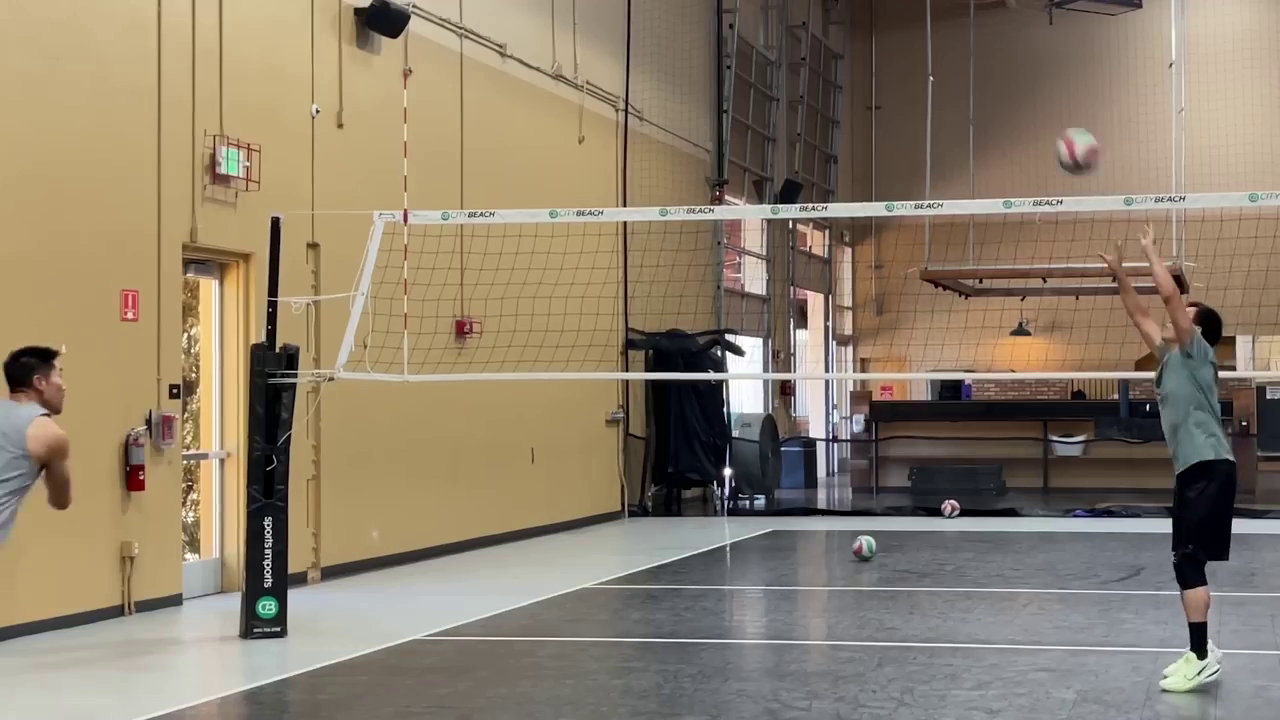
#> input picture frame 7 of actionshot/videos/spike.mp4, 1280 x 720 px
$ python LastNames_lab06_actionshot_ver2.py
#> lines starting #> are read from the running program, lines starting #| are printed output that depends on the picture
import os

import cv2
import numpy as np

os.chdir("D:/UPV FILES/Year_4/SEM_2/CMSC 174 - LAB/CMSC_174_Lab6/actionshot")


def create_action_shot(video_path, output_path, num_frames=10, threshold=30):
    """
    Create an action shot from a video by compositing multiple frames.

    Parameters:
        video_path (str): Path to input video file
        output_path (str): Path to save output image
        num_frames (int): Number of frames to composite (default: 10)
        alpha (float): Blending weight for new frames (0-1, default: 0.5)
        threshold (int): Motion threshold to detect moving objects (default: 30)
    """
#> called with video_path = 'videos/spike.mp4', output_path = 'action_shot.jpg', num_frames = 4, threshold = 30
    # Open the video file
    cap = cv2.VideoCapture(video_path)
    if not cap.isOpened():
        print("Error: Could not open video file")
        return

    # Read the first frame as background
    ret, background = cap.read()
#> background is the input picture: shape (720, 1280, 3); mean B, G, R 109, 128.4, 141.7
    if not ret:
        print("Error: Could not read video frames")
        return

    # Convert background to grayscale for motion detection
    background_gray = cv2.cvtColor(background, cv2.COLOR_BGR2GRAY)
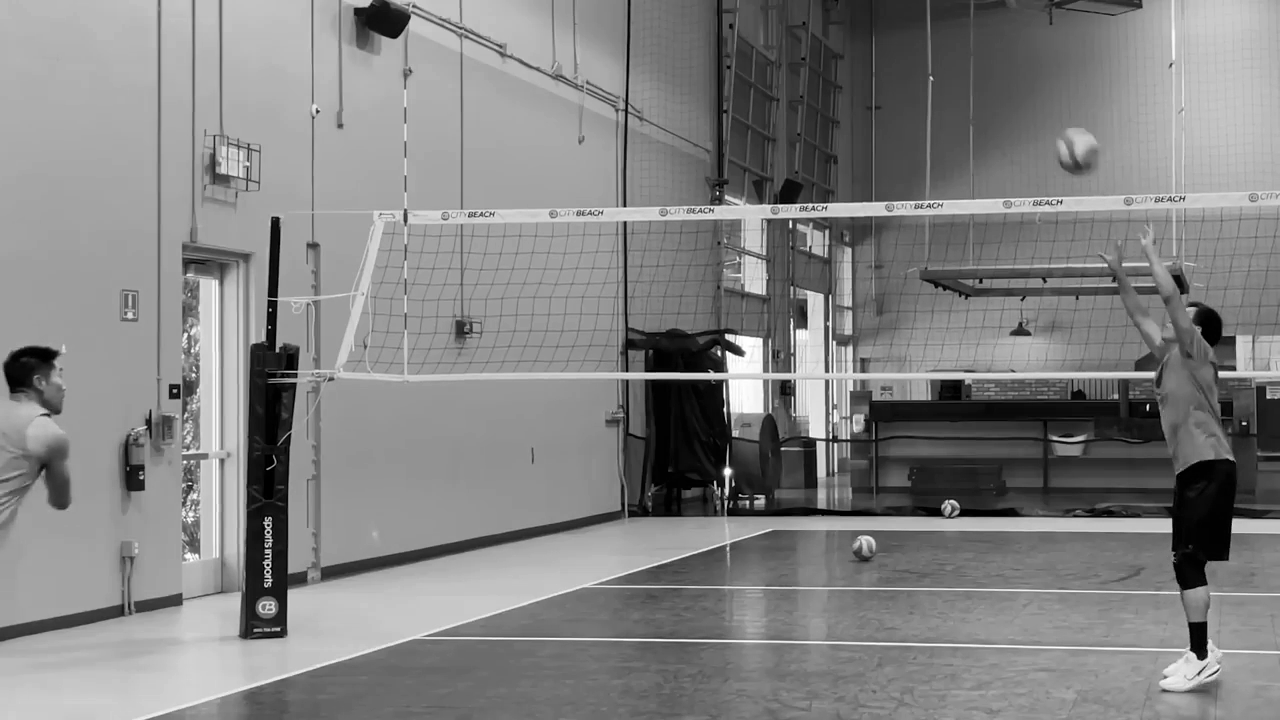
#> background_gray: shape (720, 1280); min 0, max 255, mean 130.1
    # background_gray = cv2.GaussianBlur(background_gray, (21, 21), 0)

    # Initialize the action shot with the first frame
    action_shot = background.copy()

    frame_count = 0
    total_frames = int(cap.get(cv2.CAP_PROP_FRAME_COUNT))
    skip_frames = max(1, total_frames // num_frames)

    while True:
        ret, frame = cap.read()
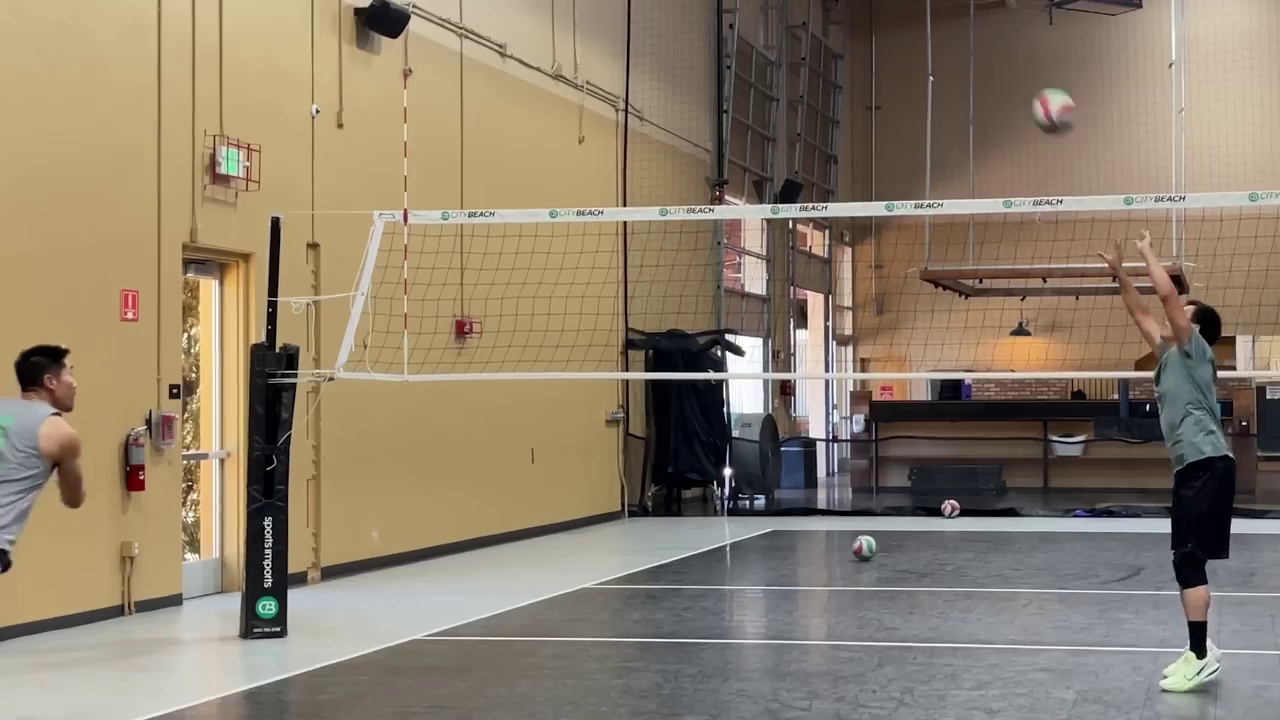
#> input picture frame 8 of actionshot/videos/spike.mp4, 1280 x 720 px
#> frame is the input picture: shape (720, 1280, 3); mean B, G, R 109, 128.3, 141.6
        if not ret:
            break

        frame_count += 1
        if frame_count % skip_frames != 0:
            continue

        # Process current frame
        gray = cv2.cvtColor(frame, cv2.COLOR_BGR2GRAY)

        # Compute difference between current frame and background
        frame_diff = cv2.absdiff(background_gray, gray)
        _, thresh = cv2.threshold(frame_diff, threshold, 255, cv2.THRESH_BINARY)

        # Find contours of moving objects
        contours, _ = cv2.findContours(thresh, cv2.RETR_EXTERNAL, cv2.CHAIN_APPROX_SIMPLE)

        # Create a mask for moving objects
        # mask = np.zeros_like(thresh)

        for contour in contours:
            if cv2.contourArea(contour) > 500:  # Filter small contours
                # cv2.drawContours(mask, [contour], 0, 255, -1)
                # Get bounding box of moving object
                x, y, w, h = cv2.boundingRect(contour)

                # Extract moving object
                moving_object = frame[y:y+h, x:x+w]

                # Overlay the moving object onto the action shot
                action_shot[y:y+h, x:x+w] = moving_object

        if frame_count >= num_frames * skip_frames:
            break

    # Save the final action shot
    cv2.imwrite(output_path, action_shot)
    print(f"Action shot saved to {output_path}")

    # Release resources
    cap.release()


# Example usage
if __name__ == "__main__":
    create_action_shot("videos/spike.mp4", "action_shot.jpg", num_frames=4)

$ run again, starting later in the video
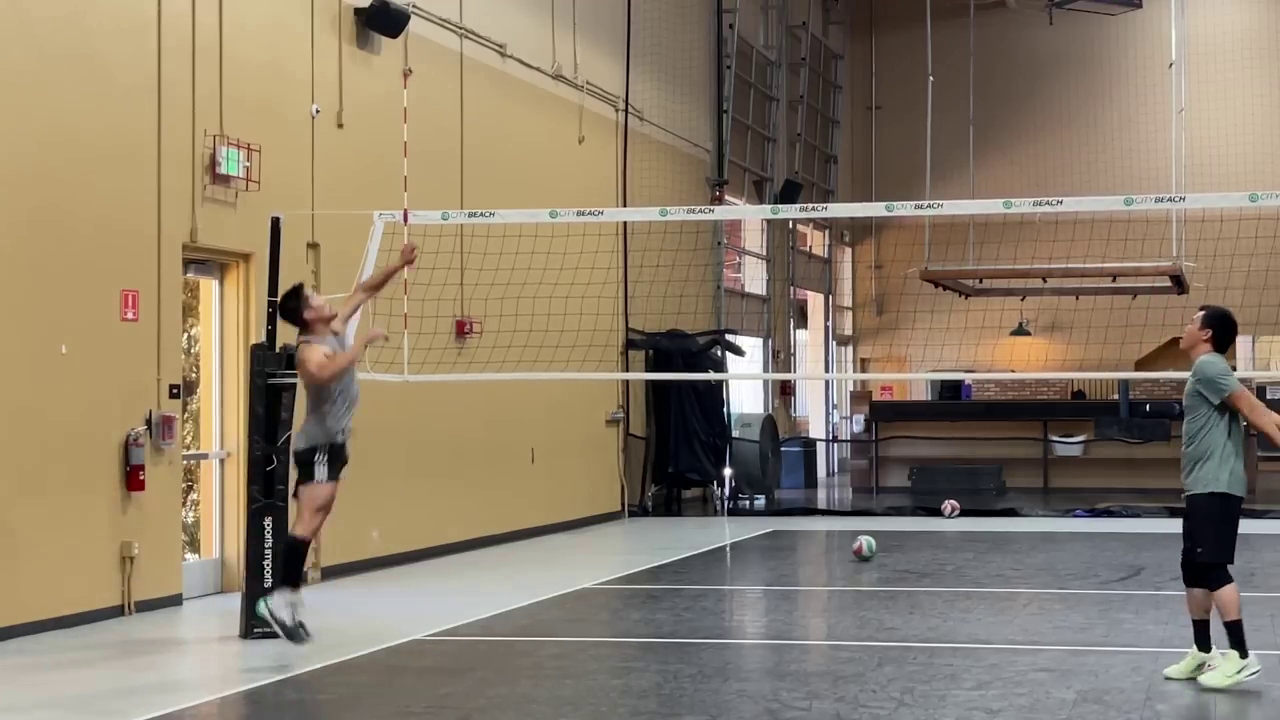
#> input picture frame 32 of actionshot/videos/spike.mp4, 1280 x 720 px
#> in create_action_shot, background is the input picture: shape (720, 1280, 3); mean B, G, R 107.7, 127.2, 140.9
#> in create_action_shot, `background_gray = cv2.cvtColor(background, cv2.COLOR_BGR2GRAY)`:
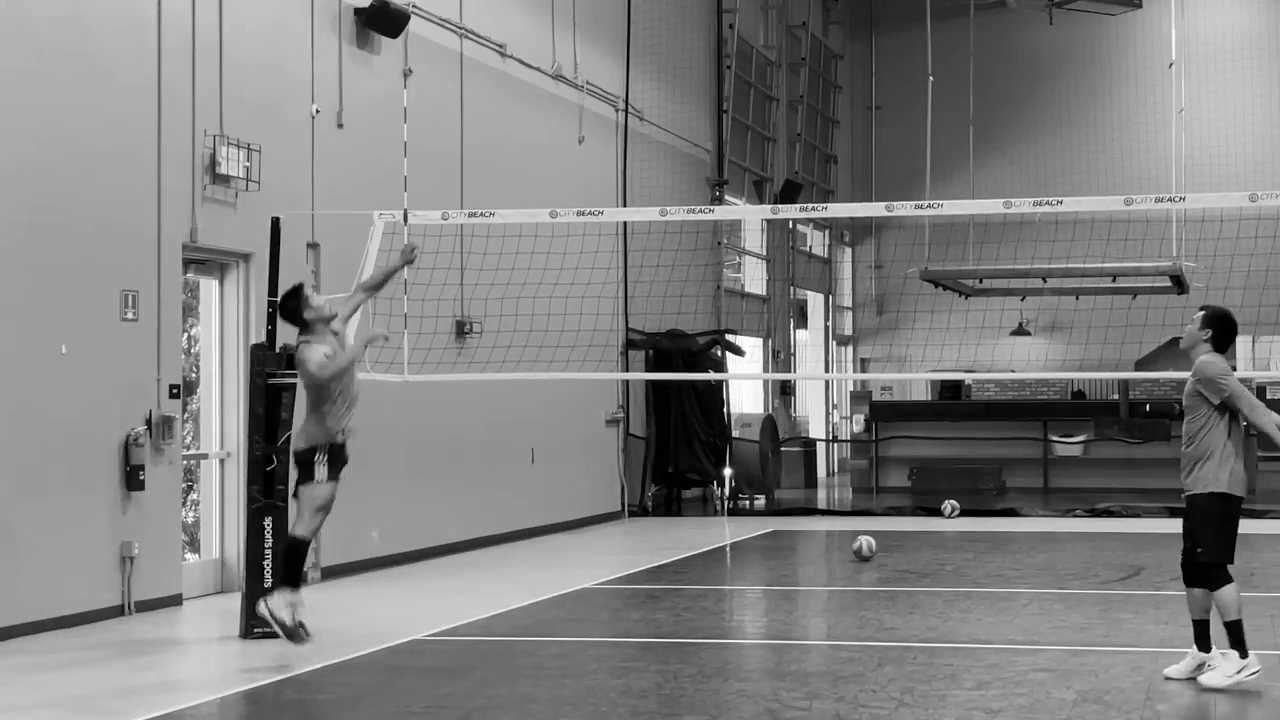
#> background_gray: shape (720, 1280); min 0, max 255, mean 129
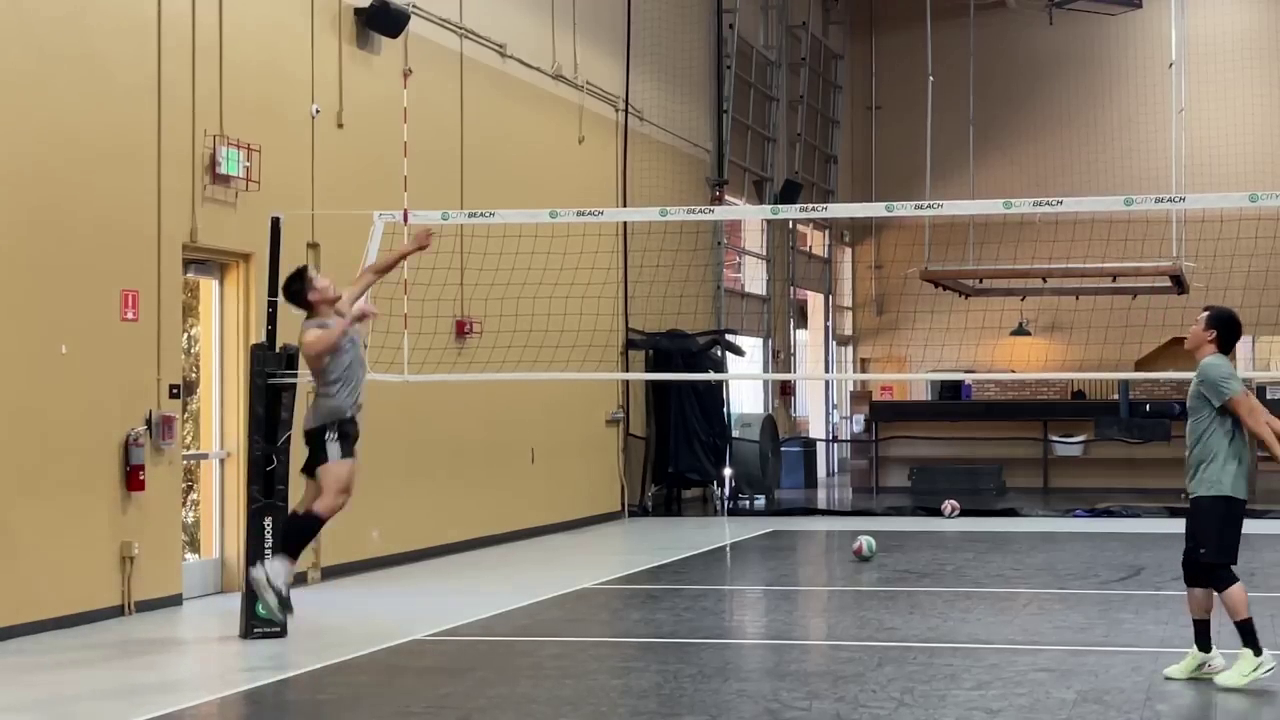
#> input picture frame 33 of actionshot/videos/spike.mp4, 1280 x 720 px
#> in create_action_shot, frame is the input picture: shape (720, 1280, 3); mean B, G, R 107.7, 127.1, 140.8

$ run again, starting later in the video
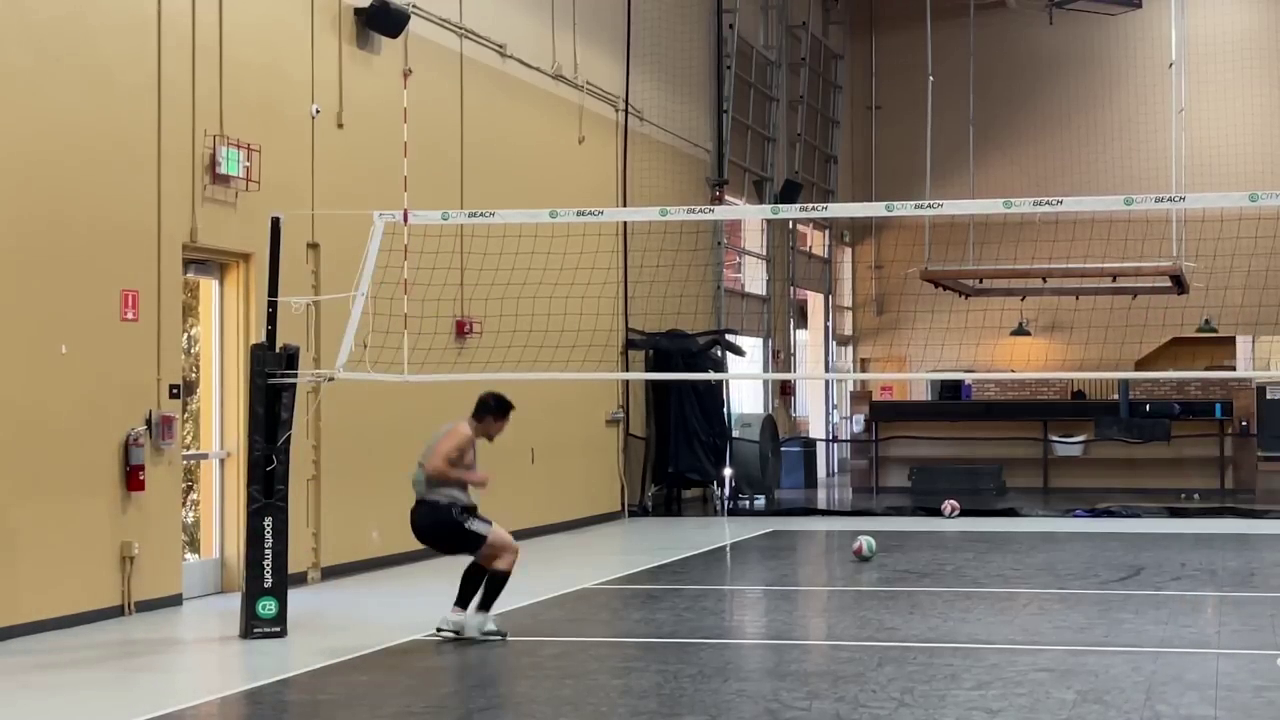
#> input picture frame 57 of actionshot/videos/spike.mp4, 1280 x 720 px
#> in create_action_shot, background is the input picture: shape (720, 1280, 3); mean B, G, R 107.5, 127, 140.7
#> in create_action_shot, `background_gray = cv2.cvtColor(background, cv2.COLOR_BGR2GRAY)`:
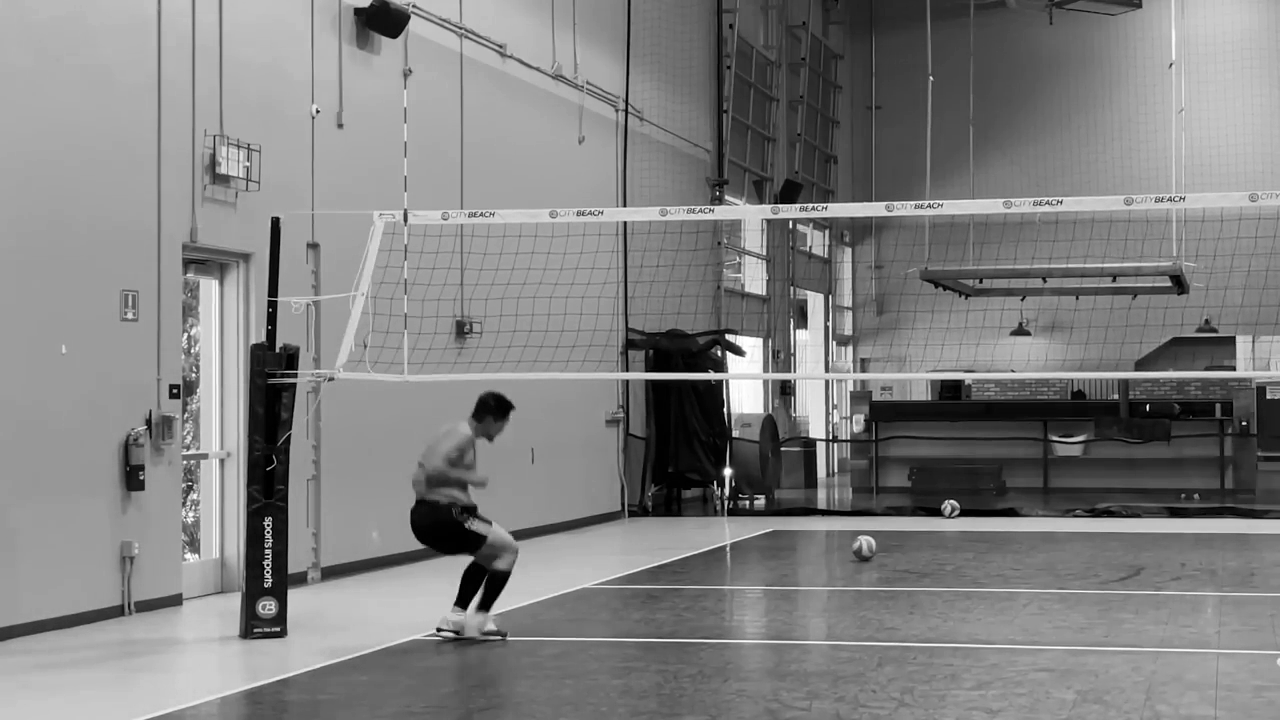
#> background_gray: shape (720, 1280); min 0, max 255, mean 128.8
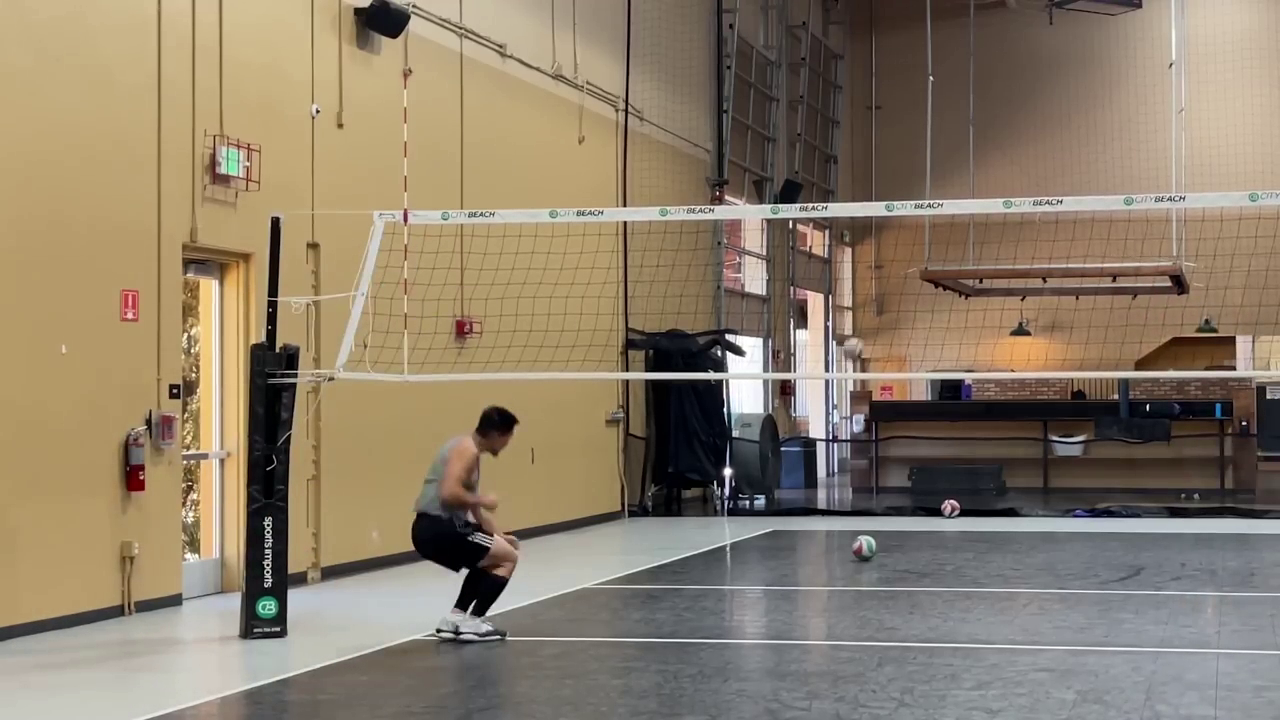
#> input picture frame 58 of actionshot/videos/spike.mp4, 1280 x 720 px
#> in create_action_shot, frame is the input picture: shape (720, 1280, 3); mean B, G, R 107.6, 127.1, 140.8
